Frame 1 (no input): blank canvas, image omitted
Frame 60 (the mouse pressed at the canvas centre just before this capture): blank canvas, image omitted
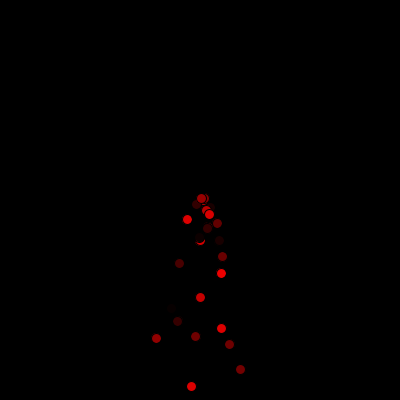
Frame 120 (the mouse held since frame 60 and released just before this capture)

The Processing sketch whose frames 1 and 60 were blank and that drew this single picture after the mouse press (run headless with seeded random() and noise(); from frame 60 on, the mouse is pressed at the canvas centre):

// Processing sketch: version_control_launch_sketch
// ── version_control_launch_sketch.pde
ArrayList<Particle> particles;

void setup(){
 size(400,400);
 particles = new ArrayList<Particle>();
}

void draw(){
  //kgygyugyg
  background(0);
  for (int i = 0; i < particles.size(); i++){
    particles.get(i).update();
    particles.get(i).display();
  }
  if(mousePressed == true) {
    particles.add(new Particle(mouseX, mouseY));
  }
}

// ── particle.pde
class Particle {
  
  PVector position;
  PVector velocity;
  PVector acceleration;
  
  Particle(float x, float y){
    position = new PVector(x, y);
    velocity = new PVector(random(-2, 2), random(-2, 2));
    acceleration = new PVector(0, 0.5);
  }
  
  void update(){
    velocity.add(acceleration);
    position.add(velocity);
  }
  
  void display(){
    fill(random(1,255),0,0);
    ellipse(position.x, position.y, 10, 10);
  }
}
